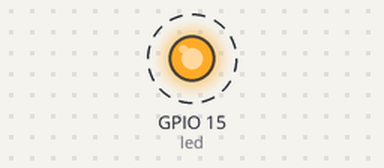
The program below on a simulated ESP32 board running MicroPython. On the bench: output pins drawn as LEDs (lit = HIGH). Dashed ring = blinking. What the program prints to the serial console is not drawn.

Above: at 2.1 s.
Timing chart, 0 to 5.0 s (numbered marks = the images above):
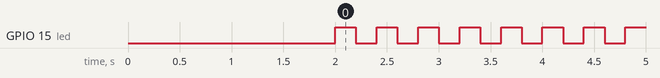

The program:

main.py
```python
from machine import Pin
import time
time.sleep(2)
ver = "1.2"
print("main in ver "+ ver)
print("start main")
led = Pin(15,Pin.OUT)

while True:
    led.value(not(led.value()))
    time.sleep_ms(200)
    
```

Measured:
- by itself, GPIO 15 (led): alternates HIGH for 0.20 s and LOW for 0.20 s
